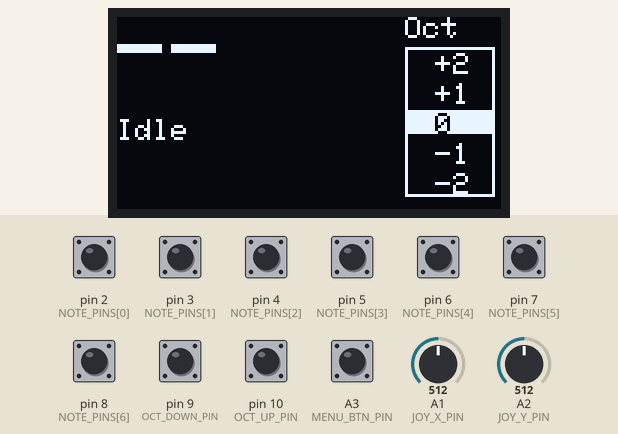
Simulated run of this sketch. Board: Arduino Mega 2560, built with avr-gcc and run on an emulated ATmega2560. Parts: 128×64 one-colour display. The test bench sets the inputs (shaded band); at power-on: A3 (MENU_BTN_PIN), pin 2 (NOTE_PINS[0]), pin 3 (NOTE_PINS[1]), pin 4 (NOTE_PINS[2]), pin 5 (NOTE_PINS[3]), pin 6 (NOTE_PINS[4]), pin 7 (NOTE_PINS[5]), pin 8 (NOTE_PINS[6]), pin 9 (OCT_DOWN_PIN), pin 10 (OCT_UP_PIN) HIGH, A1 (JOY_X_PIN) = 512, A2 (JOY_Y_PIN) = 512. MIDI output is not drawn.

Above: at 1.2 s.
1.3 s: A1 (JOY_X_PIN) set to 653
2.8 s: A1 (JOY_X_PIN) set to 670
At 4.0 s:
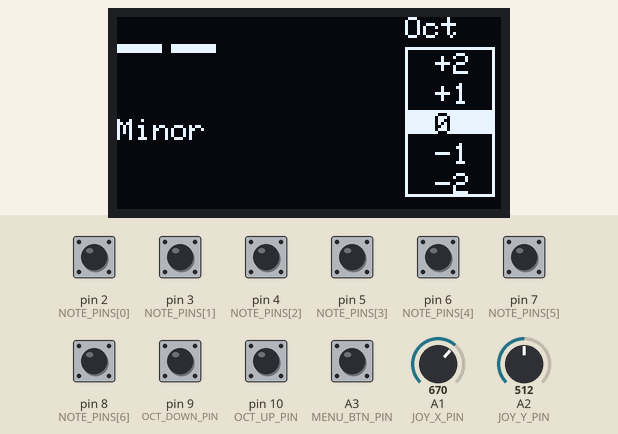
4.3 s: A2 (JOY_Y_PIN) set to 716
At 5.2 s:
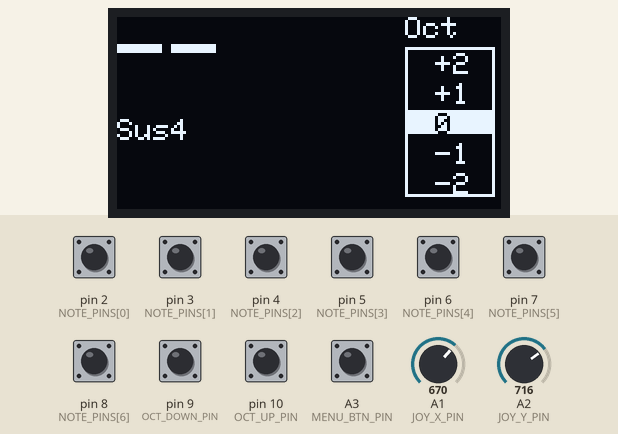
5.8 s: pin 2 (NOTE_PINS[0]) pulled LOW for 0.15 s
At 7.0 s:
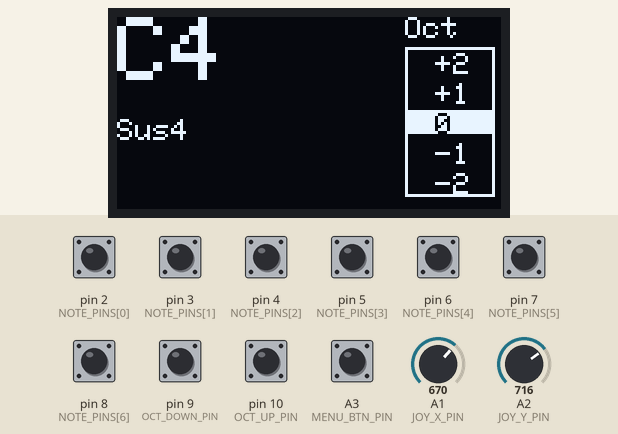
7.4 s: pin 3 (NOTE_PINS[1]) pulled LOW for 0.15 s
At 7.9 s:
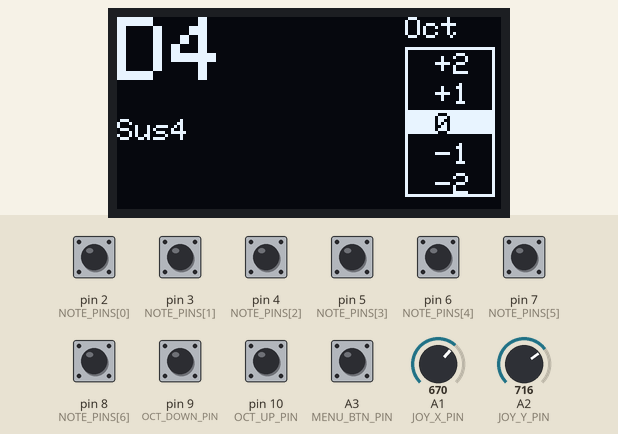
9.0 s: pin 4 (NOTE_PINS[2]) pulled LOW for 0.15 s
At 10.0 s:
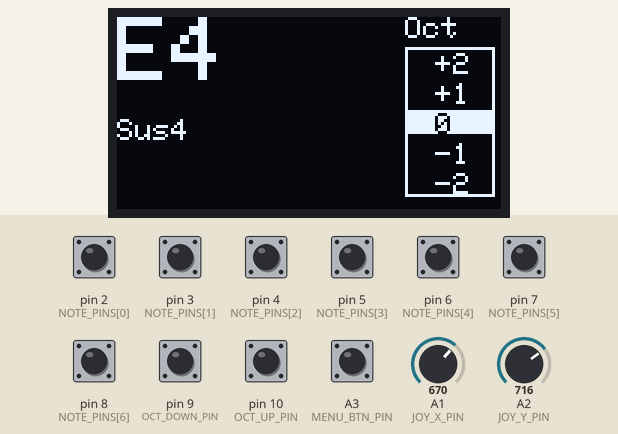
Timing chart, 0 to 11.6 s (numbered marks = the images above; inputs shaded):
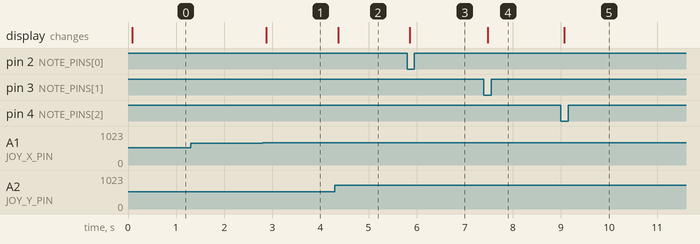

The sketch:

Korda.ino
```cpp
// Korda — Uno R4 Minima standalone drone instrument.
// Spec: https://claude.ai/code/artifact/d6953bd0-aa92-465c-ad59-c3ef798b8803
//
// Pins:
//   D2-D8   7 note buttons (INPUT_PULLUP, active low) -> scale degrees 1-7
//   D9      octave down button
//   D10     octave up button
//   A0      reserved, unused on purpose -- the R4's DAC pin, kept open for
//           a possible future Mozzi audio-synthesis output
//   A1/A2   joystick X/Y (spring-return) -- dual role, see below
//   A3      menu button -- toggles between Play and the root/mode menu
//   A4/A5   OLED (I2C, SSD1306 128x64 @ 0x3C)
//   Serial1 TX -> DIN MIDI out to synth (D0/D1 UART; RX unused, this
//           sketch only sends -- DIN<->USB merging lives elsewhere now,
//           e.g. the R3+MocoLUFA box, not this board)
//
// No rotary encoder -- it wasn't reading reliably, so the joystick does
// double duty instead. In Play, it's the 8-direction flavor selector as
// before. In the menu (toggled by the A3 button), only the four cardinal
// pushes mean anything: up/down step the root, left/right step the mode;
// the four diagonals do nothing there. Velocity is fixed, not adjustable.
//
// Always outputs exactly 3 notes (root, note2, note3). Idle (no flavor) is
// root+5th+octave; pushing a joystick direction swaps note2/note3 for that
// flavor's pair. Monophonic: one button held at a time. Root and mode
// reset to default every boot, nothing persisted.

#include <MIDI.h>
#include <Bounce2.h>
#include <Wire.h>
#include <Adafruit_GFX.h>
#include <Adafruit_SSD1306.h>

MIDI_CREATE_INSTANCE(decltype(Serial1), Serial1, MIDIdin); // DIN jacks, D0/D1
Adafruit_SSD1306 display(128, 64, &Wire, -1);

// ---- Pins ----
const uint8_t NOTE_PINS[7] = {2, 3, 4, 5, 6, 7, 8};
const uint8_t OCT_DOWN_PIN = 9, OCT_UP_PIN = 10;
// A0 deliberately not used for anything -- reserved for a future Mozzi DAC audio output.
const uint8_t JOY_X_PIN = A1, JOY_Y_PIN = A2;
const uint8_t MENU_BTN_PIN = A3;
const uint8_t VELOCITY = 100; // fixed, not adjustable

// Flip these if up/down or left/right come out backwards on your wiring.
const int8_t JOY_X_SIGN = 1;
const int8_t JOY_Y_SIGN = 1;
const int JOY_DEADZONE = 150; // ADC counts from center before a direction registers

// Flip either of these to -1 if root (up/down) or mode (left/right) steps
// the wrong way in the menu -- independent of JOY_X/Y_SIGN above, which is
// about whether the stick's physical directions land on the right sector
// at all, not which way that sector should count.
const int8_t ROOT_DIR_SIGN = 1;
const int8_t MODE_DIR_SIGN = -1;

Bounce noteButtons[7];
Bounce octDownBtn, octUpBtn, menuBtn;

// ---- Music tables ----
const int8_t MODE_INTERVALS[7][7] = {
  {0, 2, 4, 5, 7, 9, 11},  // Ionian
  {0, 2, 3, 5, 7, 9, 10},  // Dorian
  {0, 1, 3, 5, 7, 8, 10},  // Phrygian
  {0, 2, 4, 6, 7, 9, 11},  // Lydian
  {0, 2, 4, 5, 7, 9, 10},  // Mixolydian
  {0, 2, 3, 5, 7, 8, 10},  // Aeolian
  {0, 1, 3, 5, 6, 8, 10},  // Locrian
};
const char *MODE_NAMES[7] = {"Ionian", "Dorian", "Phrygian", "Lydian", "Mixolydian", "Aeolian", "Locrian"};

// Joystick direction -> {note2 offset, note3 offset} above the scale root.
// Index order matches enum Direction below (TOP excluded, it's a reset not a flavor).
enum Direction : int8_t { DIR_NONE = -1, DIR_TOP, DIR_W, DIR_E, DIR_NW, DIR_NE, DIR_S, DIR_SW, DIR_SE };
const int8_t FLAVOR_OFFSETS[7][2] = {
  {4, 7},    // W  major
  {3, 7},    // E  minor
  {2, 7},    // NW sus2
  {5, 7},    // NE sus4
  {3, 10},   // S  minor7
  {2, 14},   // SW add9
  {3, 6},    // SE diminished
};
const char *FLAVOR_NAMES[7] = {"Major", "Minor", "Sus2", "Sus4", "Min7", "Add9", "Dim"};
const int8_t IDLE_OFFSETS[2] = {7, 12}; // root + 5th + octave

// ---- Performance state ----
int8_t root = 60;          // MIDI note, 60..72 (C4..C5)
int8_t mode = 0;           // index into MODE_INTERVALS, 0 = Ionian
int8_t octaveOffset = 0;   // -2..+2, steps of 12 semitones
int8_t heldButton = -1;    // 0..6, or -1 if nothing held
int8_t activeFlavor = -1;  // index into FLAVOR_OFFSETS, or -1 for idle
bool menuOpen = false;
Direction lastJoySector = DIR_NONE;
int soundingNotes[3] = {-1, -1, -1};
int joyCenterX = 512, joyCenterY = 512;

void setup() {
#ifdef KORDA_SELFTEST
  selfTest();
#endif
  for (uint8_t i = 0; i < 7; i++) {
    noteButtons[i].attach(NOTE_PINS[i], INPUT_PULLUP);
    noteButtons[i].interval(5);
  }
  octDownBtn.attach(OCT_DOWN_PIN, INPUT_PULLUP); octDownBtn.interval(5);
  octUpBtn.attach(OCT_UP_PIN, INPUT_PULLUP);     octUpBtn.interval(5);
  menuBtn.attach(MENU_BTN_PIN, INPUT_PULLUP);    menuBtn.interval(5);

  MIDIdin.begin(MIDI_CHANNEL_OFF); // we only send, never read
  MIDIdin.turnThruOff();

  // Joystick rests wherever it rests, not necessarily exactly mid-scale.
  joyCenterX = analogRead(JOY_X_PIN);
  joyCenterY = analogRead(JOY_Y_PIN);

  Wire.begin();
  display.begin(SSD1306_SWITCHCAPVCC, 0x3C);
  display.clearDisplay();
  display.display();
}

void loop() {
  readNoteButtons();
  readOctaveButtons();
  readMenuButton();
  readJoystick();
  updateOutput();
  updateDisplay();
}

void readNoteButtons() {
  for (uint8_t i = 0; i < 7; i++) {
    noteButtons[i].update();
    if (noteButtons[i].fell()) {
      heldButton = (heldButton == (int8_t)i) ? -1 : (int8_t)i;
    }
  }
}

void readOctaveButtons() {
  octDownBtn.update();
  octUpBtn.update();
  if (octDownBtn.fell()) octaveOffset = max(-2, octaveOffset - 1);
  if (octUpBtn.fell())   octaveOffset = min(2, octaveOffset + 1);
}

void readMenuButton() {
  menuBtn.update();
  if (menuBtn.fell()) menuOpen = !menuOpen;
}

// Classifies the stick into one of 8 compass directions (or DIR_NONE inside
// the deadzone), then fires on a change of sector -- that's what "push"
// means here. Holding a sector does nothing twice; releasing to center or
// sliding straight to a different sector are the only transitions that matter.
// In the menu, only the four cardinal pushes do anything (root up/down,
// mode left/right); in Play, all eight pick a flavor as before.
//
// A raw sector reading only gets accepted once it's held steady for
// JOY_SETTLE_MS -- the spring's own return-to-center can wobble through a
// neighboring sector for a few ms on the way back, and without this, that
// wobble reads as a real push and silently changes the flavor.
Direction pendingJoySector = DIR_NONE;
unsigned long pendingJoySince = 0;
const unsigned long JOY_SETTLE_MS = 20;

void readJoystick() {
  int dx = JOY_X_SIGN * (analogRead(JOY_X_PIN) - joyCenterX);
  int dy = JOY_Y_SIGN * (analogRead(JOY_Y_PIN) - joyCenterY);

  Direction raw = DIR_NONE;
  if (abs(dx) > JOY_DEADZONE || abs(dy) > JOY_DEADZONE) {
    float angle = atan2((float)dy, (float)dx) * 180.0 / PI; // 90=up(TOP), 0=right(E)
    if (angle < 0) angle += 360;
    int wedge = ((int)round(angle / 45.0)) % 8; // 0=E,1=NE,2=TOP,3=NW,4=W,5=SW,6=S,7=SE
    const Direction WEDGE_TO_DIR[8] = {DIR_E, DIR_NE, DIR_TOP, DIR_NW, DIR_W, DIR_SW, DIR_S, DIR_SE};
    raw = WEDGE_TO_DIR[wedge];
  }

  if (raw != pendingJoySector) {
    pendingJoySector = raw;
    pendingJoySince = millis();
    return; // not settled yet -- could still be spring wobble
  }
  if (millis() - pendingJoySince < JOY_SETTLE_MS) return; // settling, not accepted yet

  Direction sector = pendingJoySector;
  if (sector != DIR_NONE && sector != lastJoySector) {
    if (menuOpen) {
      switch (sector) {
        case DIR_TOP: root = constrain(root + ROOT_DIR_SIGN, 60, 72); break;
        case DIR_S:   root = constrain(root - ROOT_DIR_SIGN, 60, 72); break;
        case DIR_E:   mode = ((mode + MODE_DIR_SIGN) % 7 + 7) % 7; break;
        case DIR_W:   mode = ((mode - MODE_DIR_SIGN) % 7 + 7) % 7; break;
        default: break; // diagonals do nothing in the menu
      }
    } else if (sector == DIR_TOP) {
      activeFlavor = -1; // always a reset, not a flavor -- leans into the spring instead of fighting it
    } else {
      int8_t idx = sector - DIR_W; // DIR_W..DIR_SE map to 0..6, matching FLAVOR_OFFSETS
      activeFlavor = (activeFlavor == idx) ? -1 : idx;
    }
  }
  lastJoySector = sector;
}

// The one place that decides what should be sounding right now, and reconciles
// it against what's actually sounding -- Note Off only what's no longer
// needed, Note On only what's new, nothing retriggered for notes unchanged.
void updateOutput() {
  int target[3] = {-1, -1, -1};
  if (heldButton >= 0) {
    int scaleRoot = root + MODE_INTERVALS[mode][heldButton] + octaveOffset * 12;
    const int8_t *offsets = (activeFlavor < 0) ? IDLE_OFFSETS : FLAVOR_OFFSETS[activeFlavor];
    target[0] = scaleRoot;
    target[1] = scaleRoot + offsets[0];
    target[2] = scaleRoot + offsets[1];
  }

  for (uint8_t i = 0; i < 3; i++) {
    int note = soundingNotes[i];
    if (note >= 0 && !contains(target, note)) MIDIdin.sendNoteOff(note, 0, 1);
  }
  for (uint8_t i = 0; i < 3; i++) {
    int note = target[i];
    if (note >= 0 && !contains(soundingNotes, note)) MIDIdin.sendNoteOn(note, VELOCITY, 1);
  }
  memcpy(soundingNotes, target, sizeof(target));
}

bool contains(const int set[3], int value) {
  return set[0] == value || set[1] == value || set[2] == value;
}

void noteName(int midiNote, char *out) {
  static const char *NAMES[12] = {"C", "C#", "D", "D#", "E", "F", "F#", "G", "G#", "A", "A#", "B"};
  int octave = midiNote / 12 - 1;
  sprintf(out, "%s%d", NAMES[((midiNote % 12) + 12) % 12], octave);
}

void updateDisplay() {
  char buf[16];
  display.clearDisplay();
  display.setTextColor(SSD1306_WHITE);

  if (menuOpen) {
    display.setTextSize(1);
    display.setCursor(0, 0);
    noteName(root, buf);
    display.println("Menu");
    display.setCursor(0, 20);
    display.print("Root: "); display.println(buf);
    display.print("Mode: "); display.println(MODE_NAMES[mode]);
  } else {
    // Big note name, top-left.
    display.setTextSize(3);
    display.setCursor(0, 0);
    if (heldButton >= 0) {
      noteName(root + MODE_INTERVALS[mode][heldButton] + octaveOffset * 12, buf);
      display.print(buf);
    } else {
      display.print("--");
    }

    // Flavor name, small subline under the big note.
    display.setTextSize(1);
    display.setCursor(0, 34);
    display.print(activeFlavor < 0 ? "Idle" : FLAVOR_NAMES[activeFlavor]);

    drawOctaveBox();
  }
  display.display();
}

// "Oct" label plus a boxed column of all five positions (-2..+2), the
// current one drawn inverted (filled box, black text) instead of just
// printed differently -- easier to spot at a glance than reading a number.
void drawOctaveBox() {
  const int BOX_X = 96, BOX_W = 30, BOX_Y = 10, ROW_H = 10;
  display.setTextSize(1);
  display.setTextColor(SSD1306_WHITE);
  display.setCursor(BOX_X, 0);
  display.print("Oct");
  display.drawRect(BOX_X, BOX_Y, BOX_W, ROW_H * 5, SSD1306_WHITE);

  for (int8_t v = -2; v <= 2; v++) {
    int y = BOX_Y + (2 - v) * ROW_H; // +2 at the top, -2 at the bottom
    char label[4];
    if (v == 0) strcpy(label, "0");
    else sprintf(label, "%+d", v);

    bool current = (v == octaveOffset);
    if (current) display.fillRect(BOX_X + 1, y + 1, BOX_W - 2, ROW_H - 2, SSD1306_WHITE);
    display.setTextColor(current ? SSD1306_BLACK : SSD1306_WHITE);
    display.setCursor(BOX_X + 10, y + 2);
    display.print(label);
  }
  display.setTextColor(SSD1306_WHITE);
}

// ---- Self-check: pure logic only, no hardware. Compile with -DKORDA_SELFTEST
// (or uncomment the define) and watch Serial for PASS/FAIL before trusting
// a change to the tables or the direction/chord math above. ----
//#define KORDA_SELFTEST
#ifdef KORDA_SELFTEST
void selfTest() {
  Serial.begin(9600);
  while (!Serial) {}
  bool ok = true;

  // Default C3 major triad: root 48, idle flavor -> 48,55,60.
  ok &= check(48 + IDLE_OFFSETS[0] == 55, "idle 5th");
  ok &= check(48 + IDLE_OFFSETS[1] == 60, "idle octave");

  // Major flavor on the same root: 48,52,55 (root unchanged, 60 drops out, 52 appears).
  ok &= check(48 + FLAVOR_OFFSETS[0][0] == 52, "major 3rd");
  ok &= check(48 + FLAVOR_OFFSETS[0][1] == 55, "major 5th (shared with idle)");

  // Minor flavor only flattens the 3rd versus major; the 5th (55) stays identical.
  ok &= check(FLAVOR_OFFSETS[1][1] == FLAVOR_OFFSETS[0][1], "major/minor share the 5th");
  ok &= check(FLAVOR_OFFSETS[1][0] == FLAVOR_OFFSETS[0][0] - 1, "minor 3rd is major 3rd minus a semitone");

  // Mode tables: Aeolian (natural minor) must differ from Ionian only at degrees 3,6,7.
  for (uint8_t i = 0; i < 7; i++) {
    bool shouldDiffer = (i == 2 || i == 5 || i == 6);
    bool differs = MODE_INTERVALS[0][i] != MODE_INTERVALS[5][i];
    ok &= check(differs == shouldDiffer, "Ionian vs Aeolian degree");
  }

  // Direction wedges: cardinal angles must land on their own direction, not a diagonal neighbor.
  const Direction WEDGE_TO_DIR[8] = {DIR_E, DIR_NE, DIR_TOP, DIR_NW, DIR_W, DIR_SW, DIR_S, DIR_SE};
  ok &= check(WEDGE_TO_DIR[((int)round(90.0 / 45.0)) % 8] == DIR_TOP, "90 degrees is TOP");
  ok &= check(WEDGE_TO_DIR[((int)round(0.0 / 45.0)) % 8] == DIR_E, "0 degrees is E");
  ok &= check(WEDGE_TO_DIR[((int)round(180.0 / 45.0)) % 8] == DIR_W, "180 degrees is W");

  // Diff/reconcile: unchanged note must not appear in either off-list or on-list.
  int before[3] = {48, 55, 60};
  int after[3] = {48, 52, 55};
  ok &= check(!contains(after, 60), "60 drops out going idle->major");
  ok &= check(contains(after, 55) && contains(before, 55), "55 is shared, never retriggered");
  ok &= check(contains(after, 52) && !contains(before, 52), "52 is new");

  Serial.println(ok ? "KORDA SELFTEST: PASS" : "KORDA SELFTEST: FAIL");
}

bool check(bool cond, const char *label) {
  if (!cond) { Serial.print("FAIL: "); Serial.println(label); }
  return cond;
}
#endif
```

Measured:
- the behaviour switches between 662 and 663 on A1 (JOY_X_PIN) (found by bisection; images 0 and 1)
- after the input at 1.3 s, every drawn part: stays the same
- after the input at 2.8 s, the display: changes after 0.07 s (image 1)
- after the input at 4.3 s, the display: changes after 0.07 s (image 2)
- after the input at 5.8 s, the display: changes after 0.06 s (image 3)
- after the input at 7.4 s, the display: changes after 0.08 s (image 4)
- after the input at 9.0 s, the display: changes after 0.07 s (image 5)
